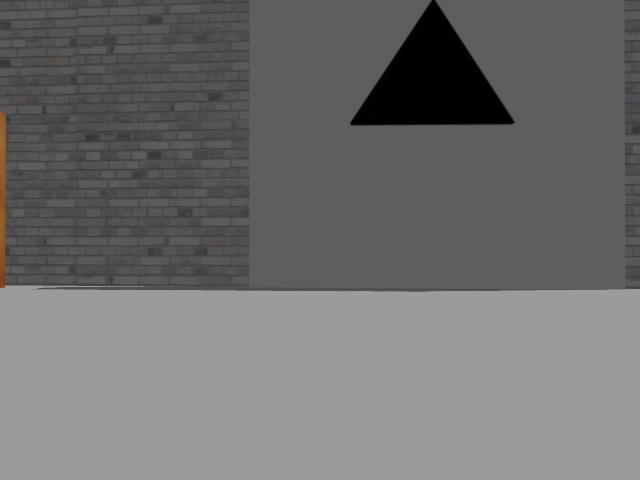
#> input picture robot_shapeDetect/can6.jpg, 640 x 480 px
$ python detect_shapes.py   (older library calls are emulated)
#> lines starting #> are read from the running program, lines starting #| are printed output that depends on the picture; after the words box and inside, x2 and y2 are one past the last pixel; in counts of white or black regions, pixels touching at a corner belong together
#BELOW CODE TAKEN FROM
# https://stackoverflow.com/questions/49792226/opencv-python-shape-detection
# I made some necessary corrections following video tutorial FROM:
# https://pysource.com/2018/09/25/simple-shape-detection-opencv-with-python-3/

import cv2
#from shapedetector import ShapeDetector

COUNT = 0
class ShapeDetector:
    def __init__(self):
        pass

    def detect(self, c):
        shape = ""
        peri = cv2.arcLength(c, True)
        approx = cv2.approxPolyDP(c, 0.04 * peri, True)
        #print("value of approx", approx)

        if len(approx) == 3:
            shape = "Triangle"
            #print("Triangle")

        elif len(approx) == 4:
            global COUNT
            COUNT = COUNT +1
            #print("value of approx", approx)
            (x, y, w, h) = cv2.boundingRect(approx)
            ar = w / float(h)
            #print("4 kenarlı")

            #print("value of ar",ar)
            if COUNT == 2:
                if (ar >= 0.95 and ar <= 1.05): shape = "Square"
                elif (ar <= 5 and ar >= 3): shape = "Obround"
                else: shape = "Rectangle"

        elif len(approx) == 5:
            shape = "Pentagon"
            #print("Pentagon")
        elif len(approx) == 2:
            shape = "Line"
            #print("Line")
            #print("value of approx", approx)
        else:
            shape = "Circle"
            #print("Circle")
            #print("value of approx", approx)

        return shape

# JPG
image = cv2.imread('can6.jpg')
#> image is the input picture: shape (480, 640, 3); mean B, G, R 110.9, 111.1, 111.4

gray = cv2.cvtColor(image, cv2.COLOR_BGR2GRAY)
blurred = cv2.GaussianBlur(gray, (5, 5), 0)
thresh = cv2.threshold(blurred, 1, 180, cv2.THRESH_BINARY)[1]
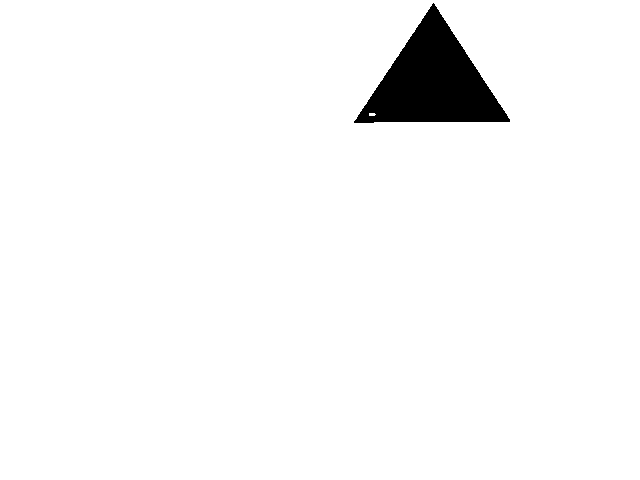
#> thresh: shape (480, 640); values 0 (black) and 180 (white), 97% white; 1 black region, box (x1, y1, x2, y2) and area: (354, 3, 510, 123) 9363
#adjust a threshold for our images..,
ksize = 5

kernel = cv2.getStructuringElement(cv2.MORPH_RECT, (ksize,ksize))
thresh = cv2.morphologyEx(thresh, cv2.MORPH_OPEN, kernel)
#> thresh: shape (480, 640); values 0 (black) and 180 (white), 96.9% white; 1 black region
cnts = cv2.findContours(thresh.copy(), cv2.RETR_LIST, cv2.CHAIN_APPROX_SIMPLE)
#> cnts = 2 contours; box (x1, y1, x2, y2) and area: (0, 0, 640, 480) 306081, (353, 2, 511, 124) 9579
# ~ cnts = cnts[0] if imutils.is_cv2() else cnts[1]
cnts = cnts[1]
#> cnts = [[1, -1, -1, -1], [-1, 0, -1, -1]]
sd = ShapeDetector()
for c in cnts:
#> (the run stopped early here; a loop or call above may not have finished)

$ run again, with robot_shapeDetect/can1.jpg copied over robot_shapeDetect/can6.jpg
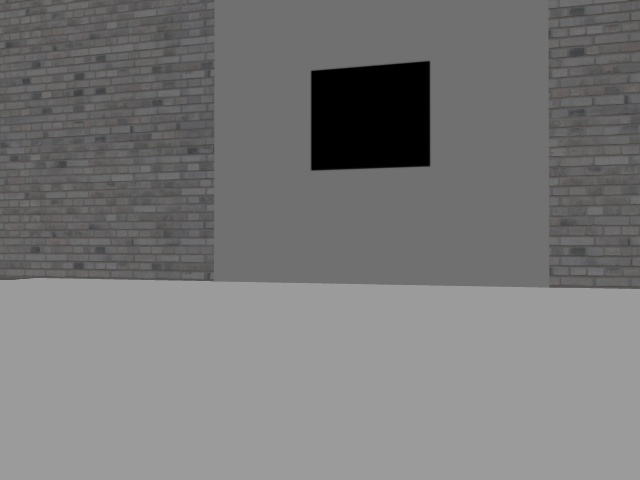
#> input picture robot_shapeDetect/can1.jpg, 640 x 480 px
#> image is the input picture: shape (480, 640, 3); mean B, G, R 120, 120.1, 120.3
#> `thresh = cv2.threshold(blurred, 1, 180, cv2.THRESH_BINARY)[1]`:
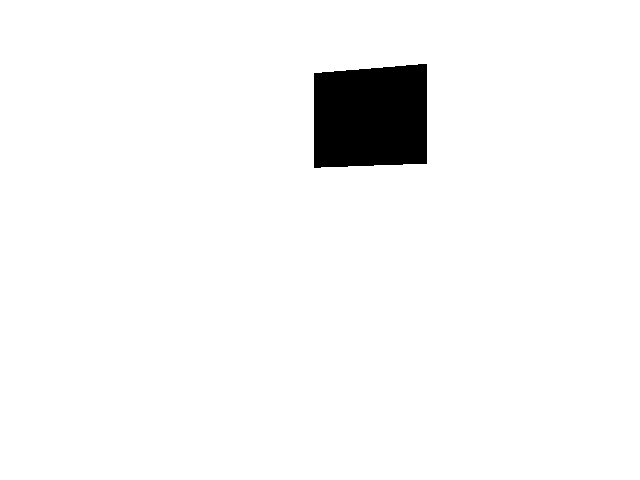
#> thresh: shape (480, 640); values 0 (black) and 180 (white), 96.4% white; 1 black region
#> `cnts = cv2.findContours(thresh.copy(), cv2.RETR_LIST, cv2.CHAIN_APPROX..`: cnts = 2 contours; box (x1, y1, x2, y2) and area: (0, 0, 640, 480) 306081, (313, 63, 428, 169) 11192
#> `cnts = cnts[1]`: cnts = [[1, -1, -1, -1], [-1, 0, -1, -1]]

$ run again, with robot_shapeDetect/can3.jpg copied over robot_shapeDetect/can6.jpg
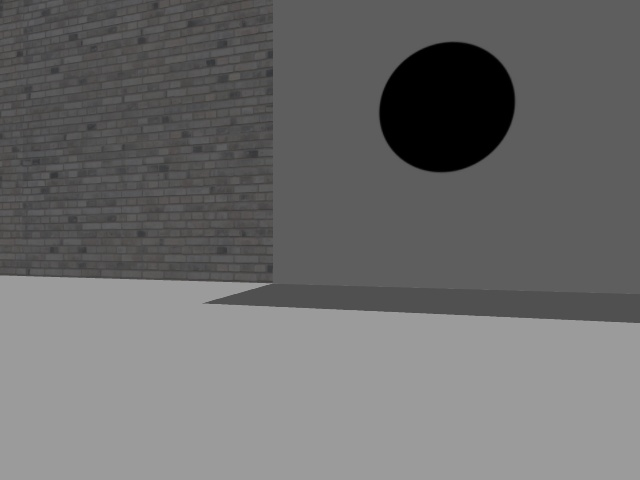
#> input picture robot_shapeDetect/can3.jpg, 640 x 480 px
#> image is the input picture: shape (480, 640, 3); mean B, G, R 108.3, 108.4, 108.5
#> `thresh = cv2.threshold(blurred, 1, 180, cv2.THRESH_BINARY)[1]`:
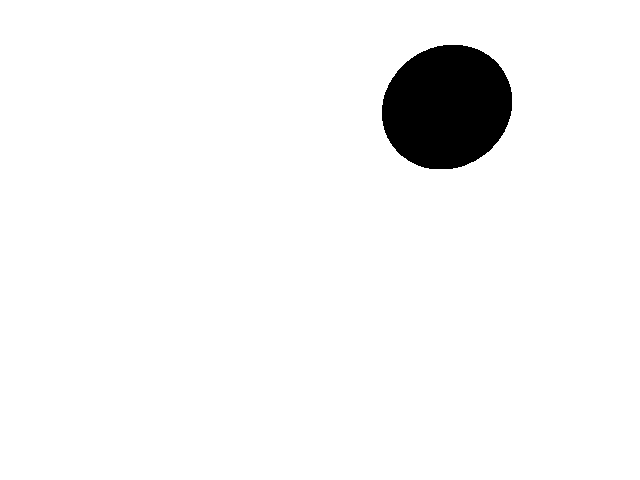
#> thresh: shape (480, 640); values 0 (black) and 180 (white), 95.9% white; 1 black region
#> `cnts = cv2.findContours(thresh.copy(), cv2.RETR_LIST, cv2.CHAIN_APPROX..`: cnts = 2 contours; box (x1, y1, x2, y2) and area: (0, 0, 640, 480) 306081, (381, 44, 513, 170) 12884
#> `cnts = cnts[1]`: cnts = [[1, -1, -1, -1], [-1, 0, -1, -1]]
